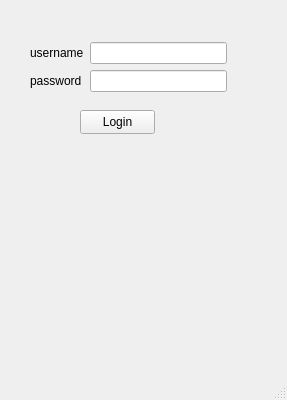
<?xml version="1.0" encoding="UTF-8"?>
<ui version="4.0">
 <class>MainWindow</class>
 <widget class="QMainWindow" name="MainWindow">
  <property name="geometry">
   <rect>
    <x>0</x>
    <y>0</y>
    <width>287</width>
    <height>400</height>
   </rect>
  </property>
  <property name="minimumSize">
   <size>
    <width>230</width>
    <height>400</height>
   </size>
  </property>
  <property name="maximumSize">
   <size>
    <width>300</width>
    <height>400</height>
   </size>
  </property>
  <property name="windowTitle">
   <string>MainWindow</string>
  </property>
  <widget class="QWidget" name="centralwidget">
   <widget class="QLabel" name="label">
    <property name="geometry">
     <rect>
      <x>0</x>
      <y>290</y>
      <width>251</width>
      <height>16</height>
     </rect>
    </property>
    <property name="text">
     <string/>
    </property>
   </widget>
   <widget class="QPushButton" name="loginButton">
    <property name="geometry">
     <rect>
      <x>80</x>
      <y>110</y>
      <width>75</width>
      <height>24</height>
     </rect>
    </property>
    <property name="text">
     <string>Login</string>
    </property>
   </widget>
   <widget class="QWidget" name="">
    <property name="geometry">
     <rect>
      <x>30</x>
      <y>40</y>
      <width>197</width>
      <height>54</height>
     </rect>
    </property>
    <layout class="QGridLayout" name="gridLayout">
     <item row="0" column="0">
      <layout class="QVBoxLayout" name="verticalLayout">
       <item>
        <widget class="QLabel" name="labelUser">
         <property name="text">
          <string>username</string>
         </property>
        </widget>
       </item>
       <item>
        <widget class="QLabel" name="labelPass">
         <property name="text">
          <string>password</string>
         </property>
        </widget>
       </item>
      </layout>
     </item>
     <item row="0" column="1">
      <layout class="QVBoxLayout" name="verticalLayout_2">
       <item>
        <widget class="QLineEdit" name="enterUser"/>
       </item>
       <item>
        <widget class="QLineEdit" name="enterPass"/>
       </item>
      </layout>
     </item>
    </layout>
   </widget>
  </widget>
  <widget class="QMenuBar" name="menubar">
   <property name="geometry">
    <rect>
     <x>0</x>
     <y>0</y>
     <width>287</width>
     <height>22</height>
    </rect>
   </property>
  </widget>
  <widget class="QStatusBar" name="statusbar"/>
 </widget>
 <resources/>
 <connections/>
</ui>
